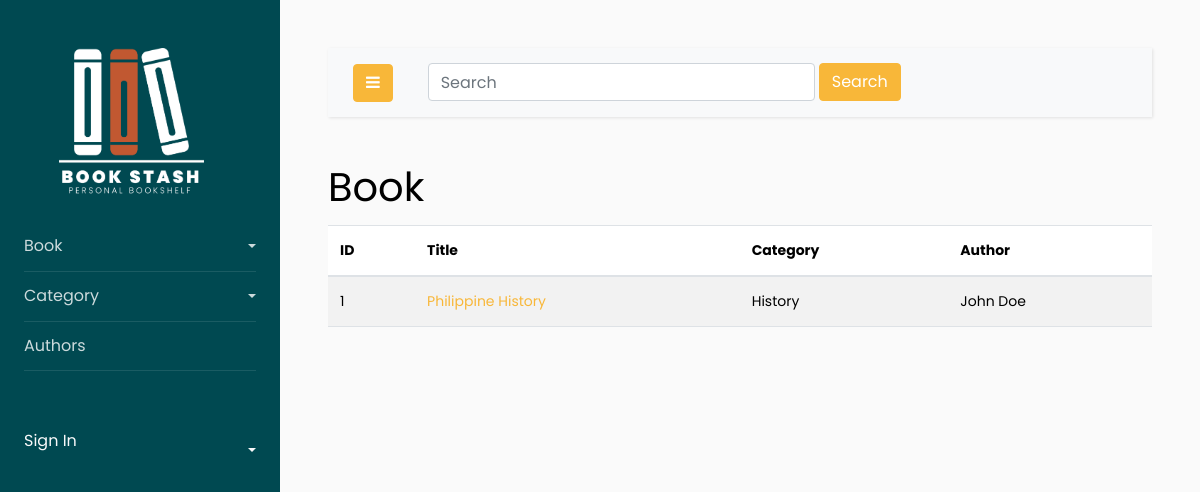
/book/list, run on an earlier commit of the app's database.
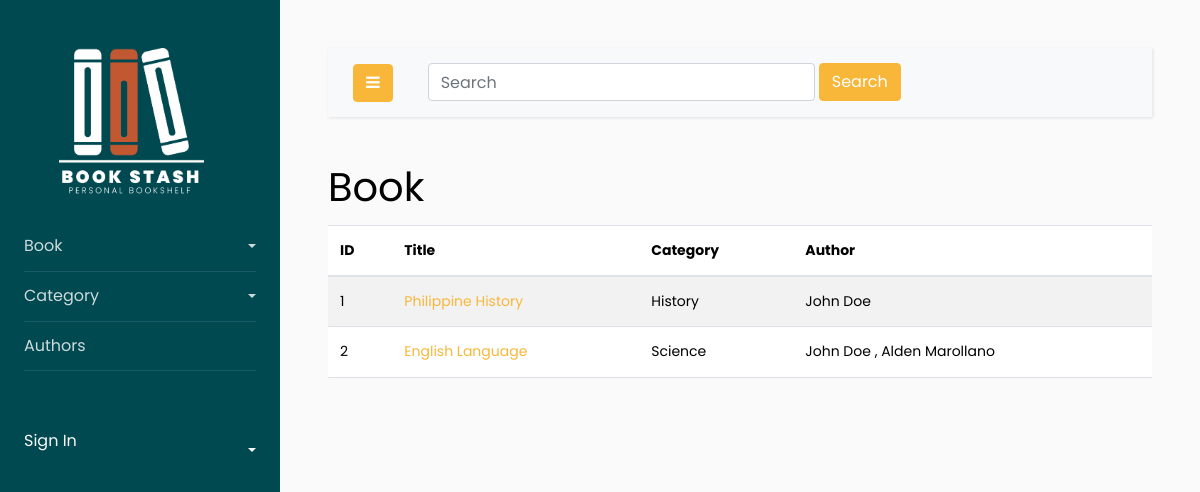
And on a later commit of the database.
### book/models.py (models this page shows, shortened)
class Book(models.Model):
    title = models.CharField(max_length=100)
    description = models.TextField(max_length=500)
    isbn = models.CharField(null=True, blank=True, max_length=100)
    category = models.ForeignKey(BookCategory, on_delete=models.CASCADE, related_name='category')
    author = models.ManyToManyField(Author, related_name='author')

class BookCategory(models.Model):
    category_name = models.CharField(max_length=50)
    category_description = models.TextField(max_length=500)
    def __str__(self):
        return self.category_name

class Author(models.Model):
    auth_fname = models.CharField(max_length=200)
    auth_lname = models.CharField(max_length=200)
    def __str__(self):
        return f"{self.auth_fname} {self.auth_lname}"

### book/views.py (the view)
# urls.py: path('book/list', BookList.as_view(), name='book_list'),
class BookList(View):
    def get(self, request):
        queryset = Book.objects.all()
        context = {
            'book_list':queryset,
        }
        return render(request, 'book/book_list.html', context)

### book/templates/book/book_list.html
{% extends 'base.html' %}
{% block content %}
<h1>Book</h1>
<table class="table table-striped">
    <thead class="">
        <th>ID</th>
        <th>Title</th>
        <th>Category</th>
        <th>Author</th>
    </thead>
    <tbody>
    {% for book in book_list %}
        <tr>
            <td>{{ book.id }}</td>
            <td><a href="{% url 'book:book_detail' book.id %}">{{ book.title }}</a></td>
            <td>{{ book.category }}</td>
            <td>
                {% for author in book.author.all %}
                    {{ author }}
                    {% if not forloop.last %}, {% endif %}
                {% endfor %}
            </td>
        </tr>
    {% endfor %}
    </tbody>
</table>
{% endblock %}

### templates/base.html (shortened to what this page needs)
{% load static %}
<!DOCTYPE html>
<html lang="en">
<head>
    <link href="https://cdn.jsdelivr.net/npm/bootstrap@5.3.3/dist/css/bootstrap.min.css" rel="stylesheet">
    <link rel="stylesheet" href="https://stackpath.bootstrapcdn.com/font-awesome/4.7.0/css/font-awesome.min.css">
    <link rel="stylesheet" href="{% static 'css/style.css' %}">
</head>
<body>
{% include 'navbar.html' %}
<div id="content" class="p-4 p-md-5">
    <nav class="navbar navbar-expand-lg navbar-light bg-light">
      <div class="container-fluid">
        <button type="button" id="sidebarCollapse" class="btn btn-primary">
          <i class="fa fa-bars"></i>
        </button>
        <div class="container-fluid search_bar">
          <form class="d-flex" role="search">
            <input class="form-control" type="search" placeholder="Search" aria-label="Search">
            <button class="btn btn-primary ms-1" type="submit">Search</button>
          </form>
        </div>
      </div>
    </nav>
    {% block content %}
    {% endblock %}
    </div>
    </div>
</body>
</html>

### templates/navbar.html (shortened to what this page needs)
{% load static %}
<div class="wrapper d-flex align-items-stretch">
    <nav id="sidebar">
        <div class="p-4 pt-5">
          <a href="#" class="logo mb-4 img_size"></a>
          <ul class="list-unstyled components mb-5">
            <li>
              <a href="#homeSubmenu" data-toggle="collapse" aria-expanded="false" class="dropdown-toggle">Book</a>
            </li>
            <li>
              <a href="#pageSubmenu" data-toggle="collapse" aria-expanded="false" class="dropdown-toggle">Category</a>
            </li>
            <li>
            <a href="{% url 'book:author_register' %}">Authors</a>
            </li>
          </ul>
          <div class="footer">
              <ul class="navbar-nav">
                  <li class="nav-item dropdown">
                    <p class="nav-link dropdown-toggle text-decoration-none text-light" data-bs-toggle="dropdown" href="#" role="button" aria-expanded="false">Sign In</a>
                    </p>
                  </li>
              </ul>
      </div>
</div>
</nav>

What changed in the data, as far as the page shows it:
added Book: id "2", title "English Language", category "Science", Author (auth_fname+auth_lname "John Doe")
added Author: auth_fname+auth_lname "Alden Marollano", shown under "2"
